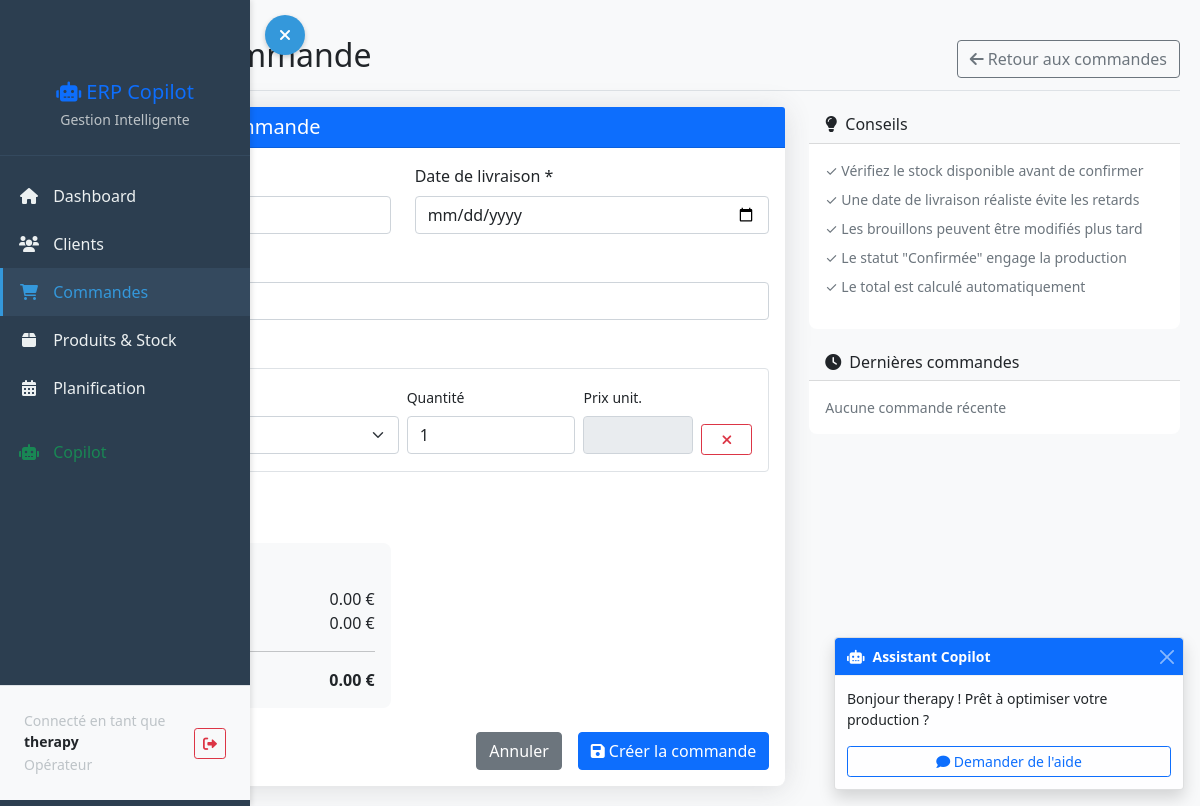
/orders/new/ (signed in), run on an earlier commit of the app's database.
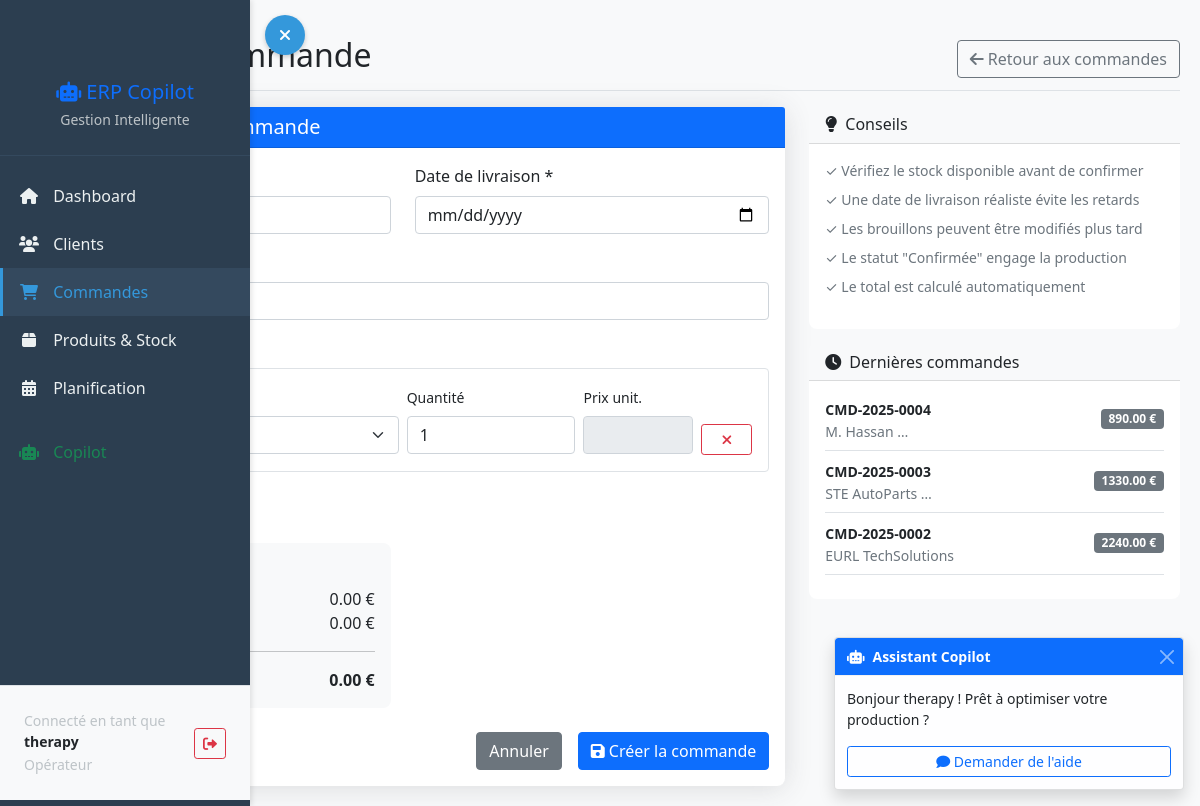
And on a later commit of the database.
### dashboard/models.py (models this page shows, shortened)
class Order(models.Model):
    STATUS_CHOICES = [
        ('draft', 'Brouillon'),
        ('confirmed', 'Confirmée'),
        ('in_production', 'En production'),
        ('shipped', 'Expédiée'),
        ('delivered', 'Livrée'),
        ('cancelled', 'Annulée'),
    ]
    order_number = models.CharField(max_length=20, unique=True)
    customer = models.ForeignKey(Customer, on_delete=models.CASCADE)
    status = models.CharField(max_length=20, choices=STATUS_CHOICES, default='draft')
    created_at = models.DateTimeField(auto_now_add=True)
    delivery_date = models.DateField()
    total_amount = models.DecimalField(max_digits=12, decimal_places=2, default=0)

class Customer(models.Model):
    name = models.CharField(max_length=100)
    email = models.EmailField()
    phone = models.CharField(max_length=20)
    address = models.TextField()
    def __str__(self):
        return self.name

### dashboard/views.py (the view)
# urls.py: path('orders/new/', views.create_order, name='create_order'),
@login_required
def create_order(request):
    customer_id = request.GET.get('customer')
    initial_data = {}
    if customer_id:
        try:
            customer = Customer.objects.get(id=customer_id)
            initial_data['customer'] = customer
        except Customer.DoesNotExist:
            pass
    if request.method == 'POST':
        form = OrderForm(request.POST)
        if form.is_valid():
            order = form.save(commit=False)
            last_order = Order.objects.order_by('-id').first()
            if last_order:
                last_number = int(last_order.order_number.split('-')[-1])
                new_number = last_number + 1
            else:
                new_number = 1
            order.order_number = f"CMD-{timezone.now().year}-{new_number:04d}"
            order.save()
            products = request.POST.getlist('products')
            quantities = request.POST.getlist('quantities')
            prices = request.POST.getlist('prices')
            total_amount = 0
            for product_id, quantity, price in zip(products, quantities, prices):
                if product_id and quantity and price:
                    product = Product.objects.get(id=product_id)
                    quantity_int = int(quantity)
                    price_float = float(price)
                    OrderItem.objects.create(
                        order=order,
                        product=product,
                        quantity=quantity_int,
                        unit_price=price_float
                    )
                    total_amount += quantity_int * price_float
            order.total_amount = total_amount
            order.save()
            messages.success(request, f'Commande {order.order_number} créée avec succès!')
            return redirect('order_list')
    else:
        form = OrderForm(initial=initial_data)
    return render(request, 'dashboard/orders/create_order.html', {
        'form': form,
        'products': Product.objects.all(),
        'recent_orders': Order.objects.select_related('customer').order_by('-created_at')[:5]
    })

### dashboard/forms.py
class OrderForm(forms.ModelForm):
    class Meta:
        model = Order
        fields = ['customer', 'delivery_date', 'status']
        widgets = {
            'customer': forms.Select(attrs={'class': 'form-control'}),
            'delivery_date': forms.DateInput(attrs={'type': 'date', 'class': 'form-control'}),
            'status': forms.Select(attrs={'class': 'form-control'}),
        }

### templates/dashboard/orders/create_order.html (shortened to what the changed rows need)
{% extends 'base.html' %}
{% block content %}
<div class="d-flex justify-content-between flex-wrap flex-md-nowrap align-items-center pt-3 pb-2 mb-3 border-bottom">
    <h1 class="h2">
    </h1>
</div>
<div class="row">
    <div class="col-md-4">
        <div class="card mt-3">
            <div class="card-body">
                {% with recent_orders=recent_orders|slice:":3" %}
                    {% if recent_orders %}
                        {% for order in recent_orders %}
                        <div class="d-flex justify-content-between align-items-center mb-2 pb-2 border-bottom">
                            <div>
                                <strong class="small">{{ order.order_number }}</strong>
                                <div class="text-muted small">{{ order.customer.name|truncatewords:2 }}</div>
                            </div>
                            <span class="badge bg-secondary small">{{ order.total_amount }} €</span>
                        </div>
                        {% endfor %}
                    {% else %}
                        <div class="text-muted small">Aucune commande récente</div>
                    {% endif %}
                {% endwith %}
            </div>
        </div>
    </div>
</div>
{% endblock %}

What changed in the data, as far as the page shows it:
added Order: order_number "CMD-2025-0004", customer.name "M. Hassan …", total_amount "890.00"
added Order: order_number "CMD-2025-0003", customer.name "STE AutoParts …", total_amount "1330.00"
added Order: order_number "CMD-2025-0002", customer.name "EURL TechSolutions", total_amount "2240.00"
Also different on the page:
text no longer shown: "Aucune commande récente"
